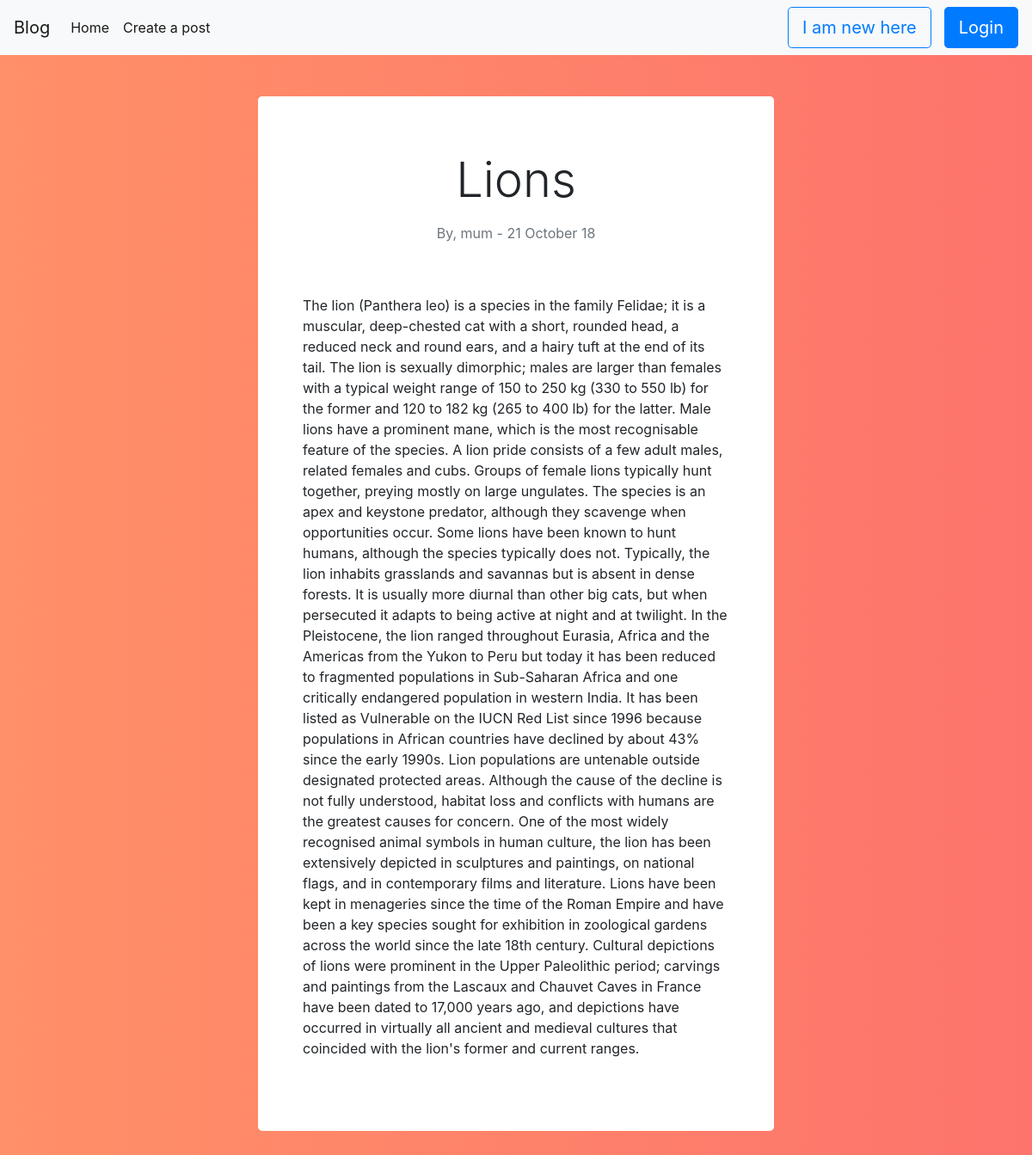
The app's page /blog/CMGPSC with its own data.
### blog/models.py (models this page shows)
class BlogPost(models.Model):
    title = models.CharField(max_length=50, unique=True)
    slug = models.SlugField(unique = True, max_length=100)
    author = models.ForeignKey(User, on_delete=models.CASCADE)
    quick_description = models.CharField(max_length=200)
    content = models.CharField(max_length=2000)
    active = models.BooleanField(default=True)
    timestamp = models.DateTimeField(auto_now_add=True)
    img_url = models.CharField(max_length=1000,  unique=True)

### blog/views.py (the view)
# urls.py: path('<slug:slug>', views.viewBlogPost),
def viewBlogPost(request, slug):
    post = get_object_or_404(BlogPost, slug=slug)
    context = {'post': post}
    return render(request, 'blog/post.html', context)

### templates/blog/post.html
{% extends "base.html"%}
{%block content%}
<p class = "display-4">{{post.title}}</p>
<p class="text-muted">By, {{post.author}} - {{ post.timestamp | date:"d F y" }}</p>
<br>
<div style="text-align:left; padding:20px;background-color: white; width:100%; border-radius: 10px;">{{post.content}}</div>
{%endblock%}

### templates/base.html (style rules this page uses)
body { background: #fd746c; background: -webkit-linear-gradient(to right, #ff9068, #fd746c); background: linear-gradient(to right, #ff9068, #fd746c); }

### records on screen
BlogPost: title "Lions", author "mum", timestamp "21 October 18", content "The lion (Panthera leo) is a species in the family Felidae; it is a muscular, deep-chested cat with a short, rounded head, a reduced neck and round ears, and a hairy tuft at the end of its tail. The lion is sexually dimorphic; males are larger than females with a typical weight range of 150 to 250 kg (330 to 550 lb) for the former and 120 to 182 kg (265 to 400 lb) for the latter. Male lions have a prominent mane, which is the most recognisable feature of the species. A lion pride consists of a few adult males, related females and cubs. Groups of female lions typically hunt together, preying mostly on large ungulates. The species is an apex and keystone predator, although they scavenge when…"
